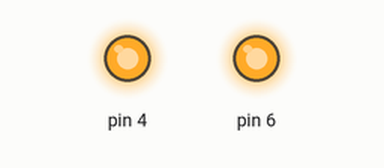
The sketch below on a simulated Arduino Uno, built with avr-gcc and run on an emulated ATmega328P. Parts: output pins drawn as LEDs (lit = HIGH).

Above: at 0.1 s.
At 2.1 s:
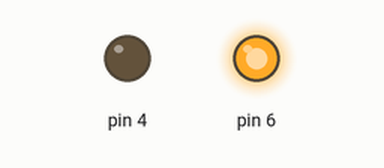
At 5.0 s:
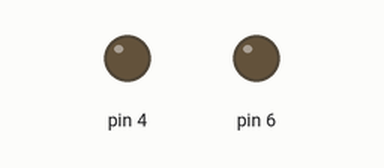
Timing chart, 0 to 6.5 s (numbered marks = the images above):
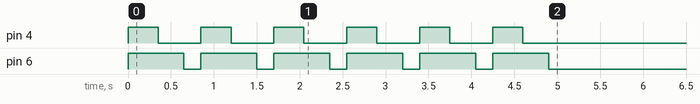

The sketch:

blinkblinkfun.ino
```cpp
void setup() {
pinMode(4, OUTPUT);
pinMode(6, OUTPUT);
for(int i = 0;i < 6; i++) {
digitalWrite(4, HIGH);
digitalWrite(6, HIGH);
delay(150);
delay(200);
digitalWrite(4, LOW);
delay(150);
digitalWrite(6, HIGH);
delay(150);
digitalWrite(6, LOW);
delay(200);
}
}

void loop() {
}
```
